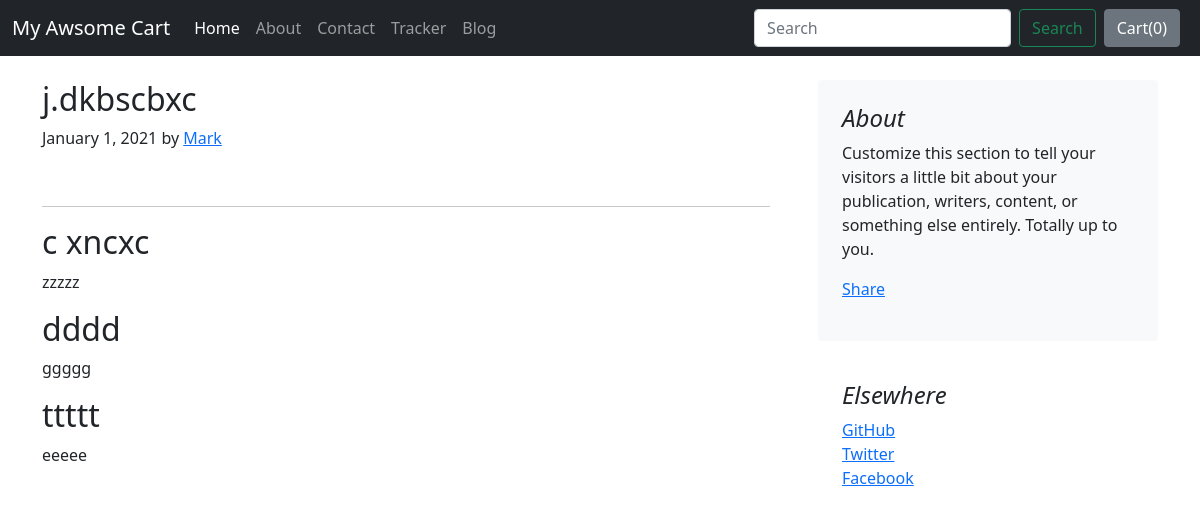
The page /blog/blogPost/4 on the database its author committed.
### blog/models.py (models this page shows)
class Blogpost(models.Model):
    post_id = models.AutoField(primary_key= True)
    tilte = models.CharField(max_length=50)
    head0 = models.CharField(max_length=500, default="")
    chead0 = models.CharField(max_length=5000, default="")
    head1 = models.CharField(max_length=500, default="")
    chead1 = models.CharField(max_length=5000, default="")
    head2 = models.CharField(max_length=500, default="")
    chead2 = models.CharField(max_length=5000, default="")
    pub_date = models.DateField()
    thumbnail = models.ImageField(upload_to='shop/images', default="")
    def __str__(self):
        return self.tilte

### blog/views.py (the view)
# urls.py: path("blogPost/<int:id>", views.blogPost, name="blogPost"),
def blogPost(request, id):
    post = Blogpost.objects.filter(post_id = id)
    print(post)
    return render(request, 'blog/blogPost.html',{'post':post[0]})

### blog/templates/blog/blogPost.html (shortened to what this page needs)
{% extends 'blog/basic.html' %}
{% block body %}
<div class="container my-4">
<div class="row g-5">
    <div class="col-md-8">
      <article class="blog-post">
        <h2 class="blog-post-title">{{post.tilte}}</h2>
        <p class="blog-post-meta">January 1, 2021 by <a href="#">Mark</a></p>
        <div class="fb-like" data-href="http://127.0.0.1:8000/blog/blogpost/{{post.post_id}}" data-layout="standard" data-action="like" data-size="large" data-show-faces="false" data-share="true"></div><br>
        <hr>
        <h2>{{post.head0}}</h2>
        <p>{{post.chead0}}</p>
        <h2>{{post.head1}}</h2>
        <p>{{post.chead1}}</p>
        <h2>{{post.head2}}</h2>
        <p>{{post.chead2}}</p>
      </article>
        </div>
    <div class="col-md-4">
      <div class="position-sticky" style="top: 2rem;">
        <div class="p-4 mb-3 bg-light rounded">
          <h4 class="fst-italic">About</h4>
          <p class="mb-0">Customize this section to tell your visitors a little bit about your publication, writers, content, or something else entirely. Totally up to you.</p>
          <div class="my-3 fb-share-button" data-href="http://127.0.0.1:8000/blog/blogpost/{{post.post_id}}" data-layout="button_count" data-size="large"><a target="_blank" href="https://www.facebook.com/sharer/sharer.php?u=http%3A%2F%2F127.0.0.1%3A8000%2Fblog%2Fblogpost%2F4&src=sdkpreparse" class="fb-xfbml-parse-ignore">Share</a></div>
        </div>
        <div class="p-4">
          <h4 class="fst-italic">Elsewhere</h4>
          <ol class="list-unstyled">
            <li><a href="#">GitHub</a></li>
            <li><a href="#">Twitter</a></li>
            <li><a href="#">Facebook</a></li>
          </ol>
        </div>
      </div>
    </div>
  </div>
</div>
{% endblock %}

### rows shown on the page
Blogpost: tilte "j.dkbscbxc", head0 "c xncxc", chead0 "zzzzz", head1 "dddd", chead1 "ggggg", head2 "ttttt", chead2 "eeeee"
